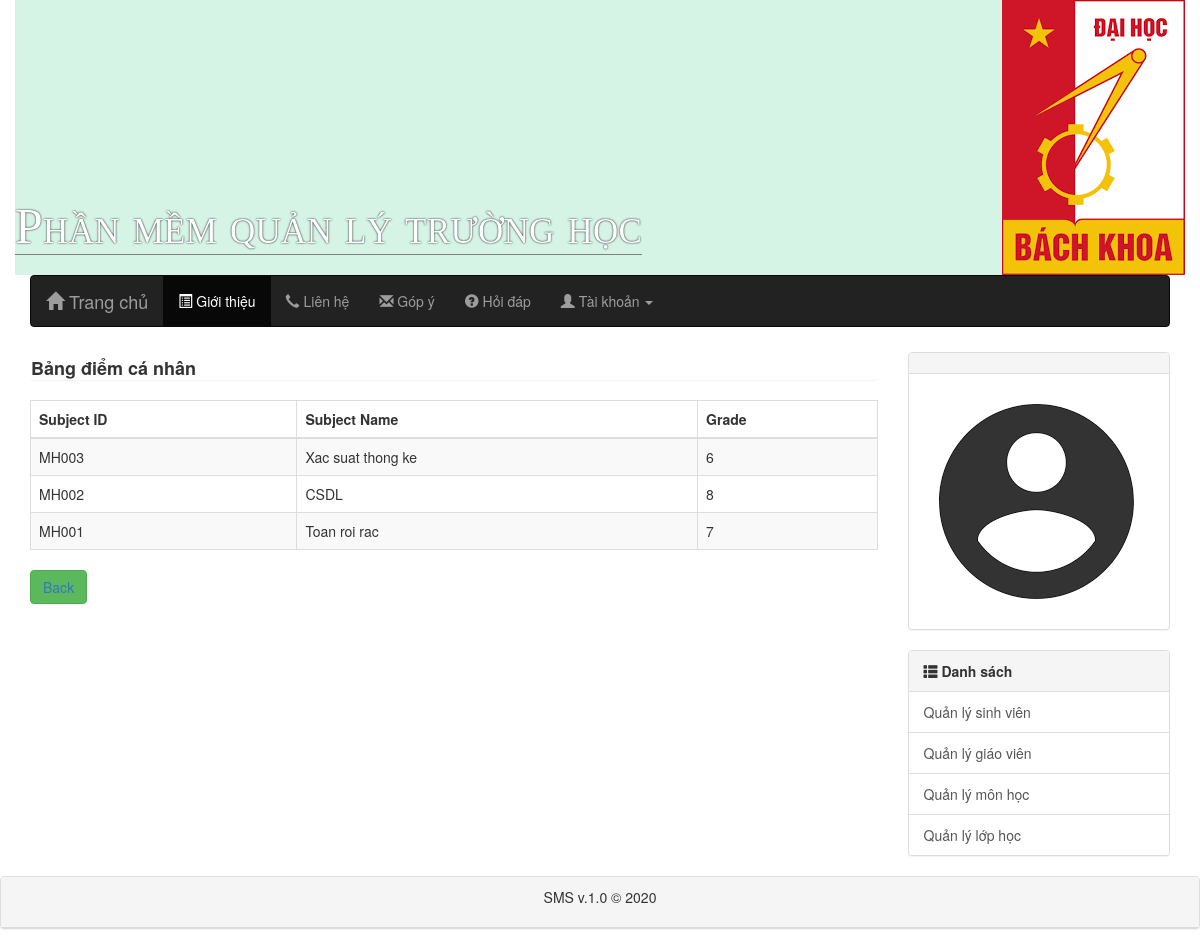
Screenshot of /student/showGrade.php?id=1 with the database file from the repository.
### tables this page shows
create table sinhvienlop(
	masv int not null,
	malop varchar(20) not null,
	diem double check (diem between 0 and 10),
	primary key(masv, malop),
	foreign key(masv) references sinhvien(masv) on delete cascade,
	foreign key(malop) references lop(malop) on delete cascade
);

create table lop(
	malop varchar(20) not null,
	mamh varchar(20) not null,
	magv int not null,
	primary key(malop),
	foreign key(mamh) references monhoc(mamh) on delete cascade,
	foreign key(magv) references giaovien(magv) on delete cascade
);

create table monhoc(
	mamh varchar(20) not null,
	tenmh varchar(50) not null,
	tinchi int not null check (tinchi > 0),
	primary key(mamh)
);

### dbhelp.php (called while the page is built, shortened)
<?php
	function executeResult($sql) {
		$conn = mysqli_connect(HOST,USERNAME,PASSWORD,DATABASE);
		$res = mysqli_query($conn,$sql);
		$list = [];
		while($row = mysqli_fetch_array($res, 1)) {
			$list[] = $row;
		}
		return $list;
	}

### student/showGrade.php (the view, shortened to what this page needs)
<?php
require_once('../dbhelp.php');
$id = $_GET['id'];
?>
<!DOCTYPE html>
<html lang="en">
<head>
 <link rel="stylesheet" href="https://maxcdn.bootstrapcdn.com/bootstrap/3.3.7/css/bootstrap.min.css">
</head>
<body>
  <div class="container" style = "height: auto">
   <header class="row">
    <div class = "shopping-mall">
     <h1>Phần mềm quản lý trường học</h1>
   </div>
   <img class = "pull-right" src="../image/hust.png"/>
 </header>
 <nav class="navbar navbar-inverse">
  <div class="container-fluid">
    <div class="navbar-header">
      <a class="navbar-brand" href="../layout.php">
        <span class="glyphicon glyphicon-home"></span> Trang chủ
      </a>
    </div>
    <ul class="nav navbar-nav">
      <li class="active">
        <a href="#">
          <span class="glyphicon glyphicon-list-alt"></span> Giới thiệu
        </a>
      </li>
      <li>
        <a href="#">
          <span class="glyphicon glyphicon-earphone"></span> Liên hệ
        </a>
      </li>
      <li>
        <a href="#">
          <span class="glyphicon glyphicon-envelope"></span> Góp ý
        </a>
      </li>
      <li>
        <a href="#">
          <span class="glyphicon glyphicon-question-sign"></span> Hỏi đáp
        </a>
      </li>
      <li class="dropdown">
        <a href="#" class="dropdown-toggle" data-toggle="dropdown" role="button" aria-haspopup="true" aria-expanded="false">
          <span class="glyphicon glyphicon-user"></span> Tài khoản <span class="caret"></span>
        </a>
      </li>
    </ul>
  </div>
</div>
<div class="container" style = "height: auto">
  <div class = "row">
    <article class="col-sm-9">
      <div>
        <h4 class = "panel">
          <b>
            Bảng điểm cá nhân
          </b>
        </h4>
      </div>
      <table class="table table-bordered table-striped">
        <thead class = "table-dark">
          <tr>
            <th>Subject ID</th>
            <th>Subject Name</th>
            <th>Grade</th>
          </tr>
        </thead>
        <tbody>
          <?php
          $sql = "select lop.mamh,monhoc.tenmh,sinhvienlop.diem from sinhvienlop,lop,monhoc where sinhvienlop.masv = '$id' and sinhvienlop.malop = lop.malop and lop.mamh = monhoc.mamh";
          $stuList = executeResult($sql);
          foreach($stuList as $i) {
            echo "<tr>";
            echo "<td>".$i['mamh']."</td>";
            echo "<td>".$i['tenmh']."</td>";
            echo "<td>".$i['diem']."</td>";
            echo "</tr>";
          }
          ?>
        </tbody>
      </table>
      <button class="btn btn-success">
        <a href="./showStudents.php">
          Back
        </a>
      </button>
    </article>
    <aside class="col-sm-3">
      <div class = "poly-cart">
        <div class="panel panel-default">
          <div class = "panel-heading">
          </div>
          <div class="panel-body">
            <img src="../image/account.png"/>
          </div>
        </div>
      </div>
      <div class="panel panel-default">
        <div class="panel-heading">
          <span class = "glyphicon glyphicon-th-list"></span>
          <strong>Danh sách</strong>
        </div>
        <div class="list-group">
          <a href="./showStudents.php" class="list-group-item">Quản lý sinh viên</a>
          <a href="../teacher/showTeachers.php" class="list-group-item">Quản lý giáo viên</a>
          <a href="../subject/showSubjects.php" class="list-group-item">Quản lý môn học</a>
          <a href="../class/showClasses.php" class="list-group-item">Quản lý lớp học</a>
        </div>
      </div>
    </aside>
  </div>
</div>
<footer class="panel panel-default">
 <div class = "panel-heading text-center">
   <p>SMS v.1.0 &copy; 2020</p>
 </div>
</footer>
</body>
</html>

### student/showGrade.php (style rules this page uses)
header { position: relative; background-color: #d5f4e6; }
.shopping-mall { position: absolute; bottom: 20px; font-variant: small-caps; }
.shopping-mall>h1 { font-family: Times New Roman; font-size: 50px; color: white; letter-spacing: 0.3px; text-shadow: 0 0 2px black; padding-bottom: 0px; border-bottom: 1px solid gray; margin: 0px; }
.poly-cart { margin-top: 5px; }

### rows the page displays
sinhvienlop: malop.mamh "MH003", monhoc.tenmh "Xac suat thong ke", diem "6"
sinhvienlop: malop.mamh "MH002", monhoc.tenmh "CSDL", diem "8"
sinhvienlop: malop.mamh "MH001", monhoc.tenmh "Toan roi rac", diem "7"
